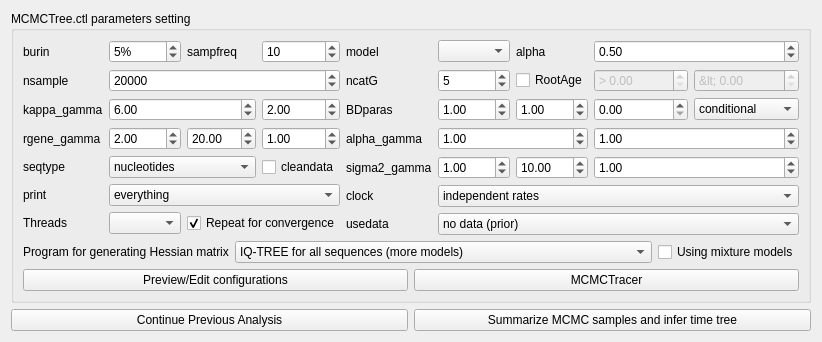
     <widget class="QWidget" name="tab">
      <attribute name="title">
       <string>MCMCTree</string>
      </attribute>
      <layout class="QVBoxLayout" name="verticalLayout_2">
       <item>
        <widget class="QGroupBox" name="groupBox_2">
         <property name="title">
          <string>MCMCTree.ctl parameters setting</string>
         </property>
         <layout class="QVBoxLayout" name="verticalLayout">
          <item>
           <layout class="QHBoxLayout" name="horizontalLayout_12">
            <item>
             <layout class="QGridLayout" name="gridLayout_3">
              <item row="3" column="3">
               <widget class="QDoubleSpinBox" name="doubleSpinBox_10">
                <property name="value">
                 <double>1.000000000000000</double>
                </property>
               </widget>
              </item>
              <item row="3" column="0">
               <widget class="QLabel" name="label_20">
                <property name="text">
                 <string>rgene_gamma</string>
                </property>
               </widget>
              </item>
              <item row="0" column="0">
               <widget class="QLabel" name="label_22">
                <property name="text">
                 <string>burin</string>
                </property>
               </widget>
              </item>
              <item row="3" column="1">
               <widget class="QDoubleSpinBox" name="doubleSpinBox_8">
                <property name="value">
                 <double>2.000000000000000</double>
                </property>
               </widget>
              </item>
              <item row="0" column="2">
               <widget class="QLabel" name="label_12">
                <property name="text">
                 <string>sampfreq</string>
                </property>
               </widget>
              </item>
              <item row="6" column="1">
               <widget class="QComboBox" name="comboBox_8">
                <property name="toolTip">
                 <string>Threads for ModelFinder</string>
                </property>
               </widget>
              </item>
              <item row="0" column="3">
               <widget class="QSpinBox" name="spinBox_19">
                <property name="maximum">
                 <number>200</number>
                </property>
                <property name="singleStep">
                 <number>10</number>
                </property>
                <property name="value">
                 <number>10</number>
                </property>
               </widget>
              </item>
              <item row="5" column="0">
               <widget class="QLabel" name="label_7">
                <property name="text">
                 <string>print</string>
                </property>
               </widget>
              </item>
              <item row="0" column="1">
               <widget class="QSpinBox" name="spinBox_18">
                <property name="suffix">
                 <string>%</string>
                </property>
                <property name="maximum">
                 <number>100</number>
                </property>
                <property name="singleStep">
                 <number>1</number>
                </property>
                <property name="value">
                 <number>5</number>
                </property>
               </widget>
              </item>
              <item row="1" column="0">
               <widget class="QLabel" name="label_13">
                <property name="text">
                 <string>nsample</string>
                </property>
               </widget>
              </item>
              <item row="2" column="1" colspan="2">
               <widget class="QDoubleSpinBox" name="doubleSpinBox_2">
                <property name="value">
                 <double>6.000000000000000</double>
                </property>
               </widget>
              </item>
              <item row="4" column="1" colspan="2">
               <widget class="QComboBox" name="comboBox_2">
                <item>
                 <property name="text">
                  <string>nucleotides</string>
                 </property>
                </item>
                <item>
                 <property name="text">
                  <string>codons</string>
                 </property>
                </item>
                <item>
                 <property name="text">
                  <string>AAs</string>
                 </property>
                </item>
               </widget>
              </item>
              <item row="2" column="0">
               <widget class="QLabel" name="label_18">
                <property name="text">
                 <string>kappa_gamma</string>
                </property>
               </widget>
              </item>
              <item row="4" column="0">
               <widget class="QLabel" name="label_8">
                <property name="text">
                 <string>seqtype</string>
                </property>
               </widget>
              </item>
              <item row="3" column="2">
               <widget class="QDoubleSpinBox" name="doubleSpinBox_9">
                <property name="value">
                 <double>20.000000000000000</double>
                </property>
               </widget>
              </item>
              <item row="5" column="1" colspan="3">
               <widget class="QComboBox" name="comboBox_7">
                <item>
                 <property name="text">
                  <string>everything</string>
                 </property>
                </item>
                <item>
                 <property name="text">
                  <string>no mcmc sample</string>
                 </property>
                </item>
                <item>
                 <property name="text">
                  <string>except branch rates</string>
                 </property>
                </item>
               </widget>
              </item>
              <item row="1" column="1" colspan="3">
               <widget class="QSpinBox" name="spinBox_20">
                <property name="maximum">
                 <number>999999999</number>
                </property>
                <property name="singleStep">
                 <number>10000</number>
                </property>
                <property name="value">
                 <number>20000</number>
                </property>
                <property name="displayIntegerBase">
                 <number>10</number>
                </property>
               </widget>
              </item>
              <item row="6" column="2" colspan="2">
               <widget class="QCheckBox" name="checkBox_11">
                <property name="text">
                 <string>Repeat for convergence</string>
                </property>
                <property name="checked">
                 <bool>true</bool>
                </property>
               </widget>
              </item>
              <item row="6" column="0">
               <widget class="QLabel" name="label_28">
                <property name="toolTip">
                 <string>Threads for ModelFinder</string>
                </property>
                <property name="text">
                 <string>Threads</string>
                </property>
               </widget>
              </item>
              <item row="2" column="3">
               <widget class="QDoubleSpinBox" name="doubleSpinBox_7">
                <property name="value">
                 <double>2.000000000000000</double>
                </property>
               </widget>
              </item>
              <item row="4" column="3">
               <widget class="QCheckBox" name="checkBox_15">
                <property name="text">
                 <string>cleandata</string>
                </property>
               </widget>
              </item>
             </layout>
            </item>
            <item>
             <layout class="QGridLayout" name="gridLayout_4">
              <item row="2" column="2">
               <widget class="QDoubleSpinBox" name="doubleSpinBox_3">
                <property name="singleStep">
                 <double>0.100000000000000</double>
                </property>
                <property name="value">
                 <double>1.000000000000000</double>
                </property>
               </widget>
              </item>
              <item row="4" column="4" colspan="2">
               <widget class="QDoubleSpinBox" name="doubleSpinBox_13">
                <property name="value">
                 <double>1.000000000000000</double>
                </property>
               </widget>
              </item>
              <item row="2" column="4">
               <widget class="QDoubleSpinBox" name="doubleSpinBox_5">
                <property name="singleStep">
                 <double>0.100000000000000</double>
                </property>
                <property name="value">
                 <double>0.000000000000000</double>
                </property>
               </widget>
              </item>
              <item row="0" column="0">
               <widget class="QLabel" name="label_11">
                <property name="text">
                 <string>model</string>
                </property>
               </widget>
              </item>
              <item row="3" column="4" colspan="2">
               <widget class="QDoubleSpinBox" name="doubleSpinBox_15">
                <property name="value">
                 <double>1.000000000000000</double>
                </property>
               </widget>
              </item>
              <item row="5" column="2" colspan="4">
               <widget class="QComboBox" name="comboBox_4">
                <item>
                 <property name="text">
                  <string>independent rates</string>
                 </property>
                </item>
                <item>
                 <property name="text">
                  <string>global clock</string>
                 </property>
                </item>
                <item>
                 <property name="text">
                  <string>correlated rates</string>
                 </property>
                </item>
               </widget>
              </item>
              <item row="0" column="4" colspan="2">
               <widget class="QDoubleSpinBox" name="doubleSpinBox_6">
                <property name="singleStep">
                 <double>0.100000000000000</double>
                </property>
                <property name="value">
                 <double>0.500000000000000</double>
                </property>
               </widget>
              </item>
              <item row="5" column="0">
               <widget class="QLabel" name="label_10">
                <property name="text">
                 <string>clock</string>
                </property>
               </widget>
              </item>
              <item row="0" column="3">
               <widget class="QLabel" name="label_15">
                <property name="text">
                 <string>alpha</string>
                </property>
               </widget>
              </item>
              <item row="6" column="2" colspan="4">
               <widget class="QComboBox" name="comboBox_3">
                <property name="currentText">
                 <string>no data (prior)</string>
                </property>
                <item>
                 <property name="text">
                  <string>no data (prior)</string>
                 </property>
                </item>
                <item>
                 <property name="text">
                  <string>seq like (exact likelihood) SLOW</string>
                 </property>
                </item>
                <item>
                 <property name="text">
                  <string>approximate likelihood FAST</string>
                 </property>
                </item>
               </widget>
              </item>
              <item row="2" column="0">
               <widget class="QLabel" name="label_17">
                <property name="text">
                 <string>BDparas</string>
                </property>
               </widget>
              </item>
              <item row="0" column="2">
               <widget class="QComboBox" name="comboBox"/>
              </item>
              <item row="3" column="2" colspan="2">
               <widget class="QDoubleSpinBox" name="doubleSpinBox_14">
                <property name="value">
                 <double>1.000000000000000</double>
                </property>
               </widget>
              </item>
              <item row="6" column="0">
               <widget class="QLabel" name="label_9">
                <property name="text">
                 <string>usedata</string>
                </property>
               </widget>
              </item>
              <item row="3" column="0">
               <widget class="QLabel" name="label_19">
                <property name="text">
                 <string>alpha_gamma</string>
                </property>
               </widget>
              </item>
              <item row="2" column="3">
               <widget class="QDoubleSpinBox" name="doubleSpinBox_4">
                <property name="singleStep">
                 <double>0.100000000000000</double>
                </property>
                <property name="value">
                 <double>1.000000000000000</double>
                </property>
               </widget>
              </item>
              <item row="4" column="3">
               <widget class="QDoubleSpinBox" name="doubleSpinBox_12">
                <property name="value">
                 <double>10.000000000000000</double>
                </property>
               </widget>
              </item>
              <item row="1" column="0">
               <widget class="QLabel" name="label_16">
                <property name="text">
                 <string>ncatG</string>
                </property>
               </widget>
              </item>
              <item row="2" column="5">
               <widget class="QComboBox" name="comboBox_13">
                <item>
                 <property name="text">
                  <string>conditional</string>
                 </property>
                </item>
                <item>
                 <property name="text">
                  <string>multiplicative</string>
                 </property>
                </item>
               </widget>
              </item>
              <item row="4" column="0">
               <widget class="QLabel" name="label_21">
                <property name="text">
                 <string>sigma2_gamma</string>
                </property>
               </widget>
              </item>
              <item row="4" column="2">
               <widget class="QDoubleSpinBox" name="doubleSpinBox_11">
                <property name="value">
                 <double>1.000000000000000</double>
                </property>
               </widget>
              </item>
              <item row="1" column="2">
               <widget class="QSpinBox" name="spinBox_21">
                <property name="value">
                 <number>5</number>
                </property>
               </widget>
              </item>
              <item row="1" column="3">
               <widget class="QCheckBox" name="checkBox_14">
                <property name="text">
                 <string>RootAge</string>
                </property>
               </widget>
              </item>
              <item row="1" column="4">
               <widget class="QDoubleSpinBox" name="doubleSpinBox">
                <property name="enabled">
                 <bool>false</bool>
                </property>
                <property name="prefix">
                 <string>&gt; </string>
                </property>
                <property name="maximum">
                 <double>1000000000000.000000000000000</double>
                </property>
                <property name="singleStep">
                 <double>0.100000000000000</double>
                </property>
               </widget>
              </item>
              <item row="1" column="5">
               <widget class="QDoubleSpinBox" name="doubleSpinBox_19">
                <property name="enabled">
                 <bool>false</bool>
                </property>
                <property name="prefix">
                 <string>&lt; </string>
                </property>
                <property name="maximum">
                 <double>1000000000000.000000000000000</double>
                </property>
               </widget>
              </item>
             </layout>
            </item>
           </layout>
          </item>
          <item>
           <layout class="QHBoxLayout" name="horizontalLayout_4">
            <item>
             <widget class="QLabel" name="label_27">
              <property name="text">
               <string>Program for generating Hessian matrix</string>
              </property>
             </widget>
            </item>
            <item>
             <widget class="QComboBox" name="comboBox_14">
              <property name="sizePolicy">
               <sizepolicy hsizetype="Expanding" vsizetype="Fixed">
                <horstretch>0</horstretch>
                <verstretch>0</verstretch>
               </sizepolicy>
              </property>
              <item>
               <property name="text">
                <string>IQ-TREE for all sequences (more models)</string>
               </property>
              </item>
              <item>
               <property name="text">
                <string>Baseml for DNA/RNA sequence, Codeml for AA sequence</string>
               </property>
              </item>
             </widget>
            </item>
            <item>
             <widget class="QCheckBox" name="checkBox_12">
              <property name="text">
               <string>Using mixture models</string>
              </property>
             </widget>
            </item>
           </layout>
          </item>
          <item>
           <layout class="QGridLayout" name="gridLayout_10">
            <item row="0" column="1">
             <widget class="QPushButton" name="pushButton_8">
              <property name="text">
               <string>MCMCTracer</string>
              </property>
             </widget>
            </item>
            <item row="0" column="0">
             <widget class="QPushButton" name="pushButton_7">
              <property name="text">
               <string>Preview/Edit configurations</string>
              </property>
             </widget>
            </item>
           </layout>
          </item>
         </layout>
        </widget>
       </item>
       <item>
        <layout class="QHBoxLayout" name="horizontalLayout_11">
         <item>
          <widget class="QPushButton" name="pushButton_continue">
           <property name="sizePolicy">
            <sizepolicy hsizetype="Expanding" vsizetype="Fixed">
             <horstretch>0</horstretch>
             <verstretch>0</verstretch>
            </sizepolicy>
           </property>
           <property name="text">
            <string>Continue Previous Analysis</string>
           </property>
           <property name="icon">
            <iconset resource="../myRes.qrc">
             <normaloff>:/picture/resourses/Play-pause_button_play_stop_blue_pause.png</normaloff>:/picture/resourses/Play-pause_button_play_stop_blue_pause.png</iconset>
           </property>
          </widget>
         </item>
         <item>
          <widget class="QPushButton" name="pushButton_9">
           <property name="sizePolicy">
            <sizepolicy hsizetype="Expanding" vsizetype="Fixed">
             <horstretch>0</horstretch>
             <verstretch>0</verstretch>
            </sizepolicy>
           </property>
           <property name="text">
            <string>Summarize MCMC samples and infer time tree</string>
           </property>
           <property name="icon">
            <iconset resource="../myRes.qrc">
             <normaloff>:/picture/resourses/Menu.png</normaloff>:/picture/resourses/Menu.png</iconset>
           </property>
          </widget>
         </item>
        </layout>
       </item>
      </layout>
     </widget>
